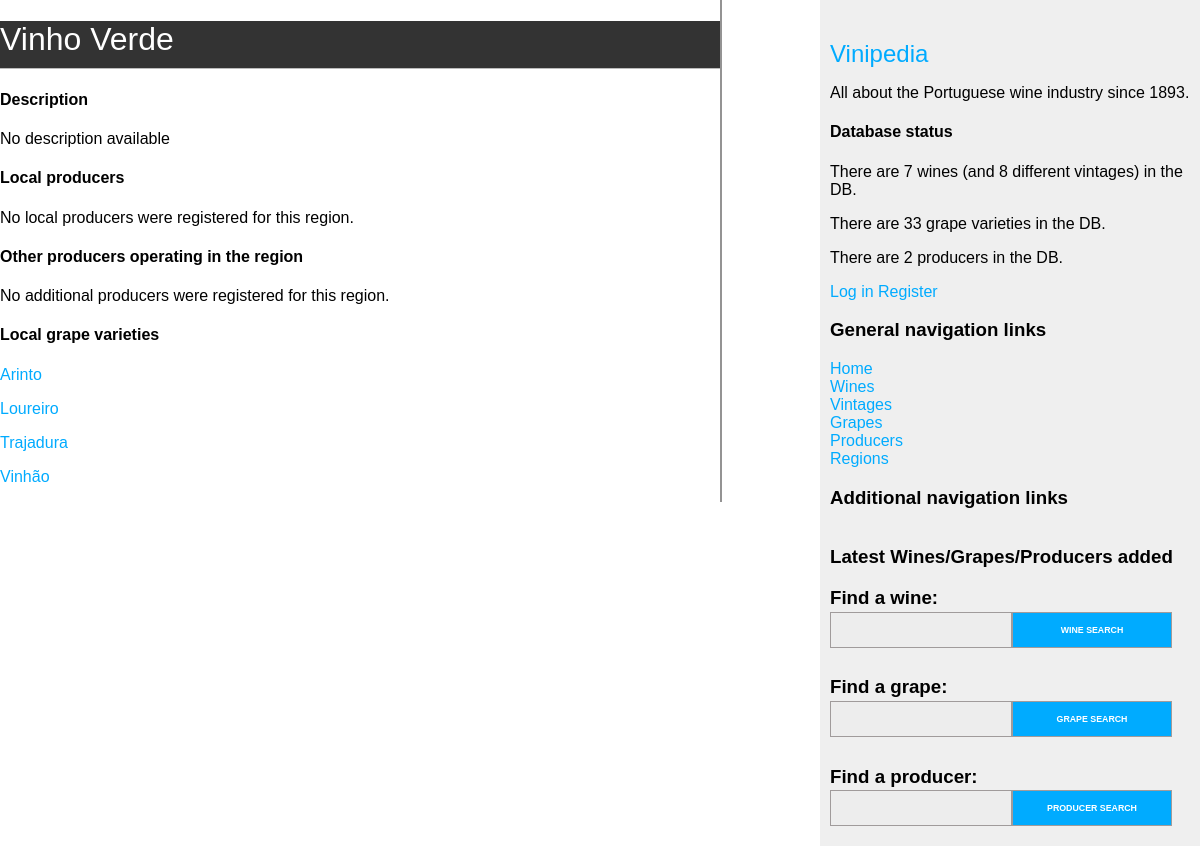
/regions/1, run on an earlier commit of the app's database.
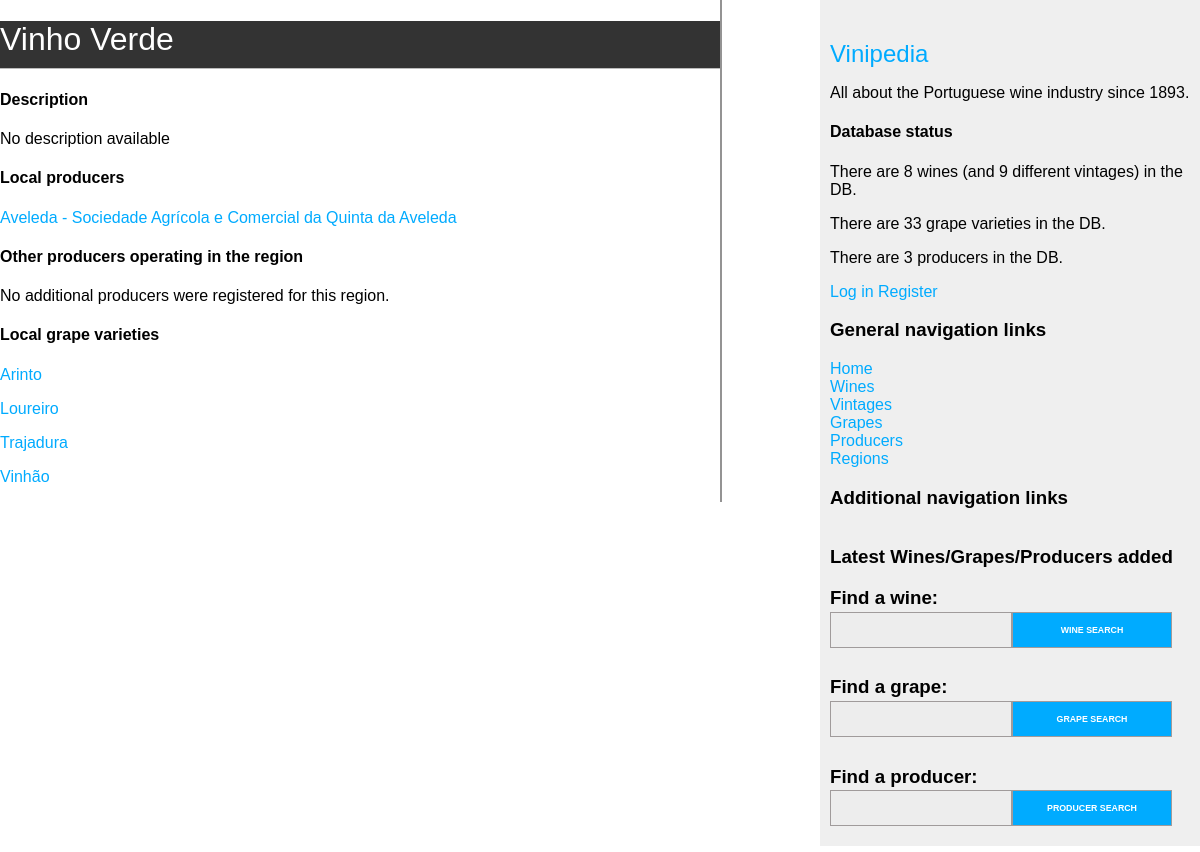
And on a later commit of the database.
### wines/models.py (models this page shows, shortened)
class Grape(models.Model):
    GRAPE_TYPE_CHOICES = (
        ('white', 'White'),
        ('red', 'Red'),
    )
    name = models.CharField(max_length=100, unique=True)
    origin = models.ForeignKey(Region,
                               on_delete=models.CASCADE,
                               related_name='grapes',
                               null=True,
                               blank=True)
    type = models.CharField(max_length=5, choices=GRAPE_TYPE_CHOICES)
    description = models.TextField(blank=True)
    """ vivino """
    class Meta:
        ordering = ('name',)

class Producer(models.Model):
    name = models.CharField(max_length=100, unique=True)
    origin = models.ForeignKey(Region,
                               on_delete=models.CASCADE,
                               related_name='local_producers')
    presence = models.ManyToManyField(Region,
                                      through='ProducerRegion',
                                      through_fields=('producer', 'region'))
    description = models.TextField(blank=True)
    class Meta:
        ordering = ('name',)
    def __str__(self):
        return self.name
    def get_absolute_url(self):
        return reverse('wines:producer_detail',
                       args=[self.id])

### wines/views.py (the view)
# urls.py: path('regions/<int:id>', views.region_detail, name='region_detail'),
def region_detail(request, id):
    region = get_object_or_404(Region, id=id)
    return render(request,
                  'wines/region/detail.html',
                  {'region': region})

### wines/forms.py
class SearchForm(forms.Form):
    query = forms.CharField(max_length=100, label='')

### wines/templatetags/wine_tags.py (called while the page is built)
@register.simple_tag
def total_wines_registered():
    return Wine.objects.count()

@register.simple_tag
def total_vintages_registered():
    return Vintage.objects.count()

@register.simple_tag
def total_grapes_registered():
    return Grape.objects.count()

@register.simple_tag
def total_producers_registered():
    return Producer.objects.count()

@register.inclusion_tag('wines/wine/search_bar.html')
def show_wines_search_form():
    search_form = SearchForm()
    return {"search_form": search_form}

@register.inclusion_tag('wines/grape/search_bar.html')
def show_grapes_search_form():
    search_form = SearchForm()
    return {"search_form": search_form}

@register.inclusion_tag('wines/producer/search_bar.html')
def show_producers_search_form():
    search_form = SearchForm()
    return {"search_form": search_form}

### wines/templates/wines/region/detail.html (shortened to what this page needs)
{% extends "wines/base.html" %}
{% load static %}
{% block content %}
<div id="wine_details"><h1>{{ region.name }}</h1></div>
<h4>Description</h4>
{% if region.description %}
<p>{{ region.description }}</p>
{% else %}
<p>No description available</p>
{% endif %}
<h4>Local producers</h4>
{% for producer in region.local_producers.all %}
<p>
    <a href="{{ producer.get_absolute_url }}">{{ producer|capfirst }}</a>
</p>
{% empty %}
<p class="info">No local producers were registered for this region.</p>
{% endfor %}
<h4>Other producers operating in the region</h4>
{% for region_producer in region.producers.all %}
<p>
    <a href="{{ region_producer.producer.get_absolute_url }}">{{ region_producer.producer|capfirst }}</a>
</p>
{% empty %}
<p class="info">No additional producers were registered for this region.</p>
{% endfor %}
<h4>Local grape varieties</h4>
{% for grape in region.grapes.all %}
<p>
    <a href="{% url 'wines:grape_detail' grape.id %}">{{ grape.name|capfirst }}</a>
</p>
{% empty %}
<p class="info">No grapes were registered as being native from this region.</p>
{% endfor %}
{% endblock %}

What changed in the data, as far as the page shows it:
added Producer: name "Aveleda - Sociedade Agrícola e Comercial da Quinta da Aveleda"
Also different on the page:
text no longer shown: "7 2 No local producers were registered for this region."
text now shown: "9 3"
